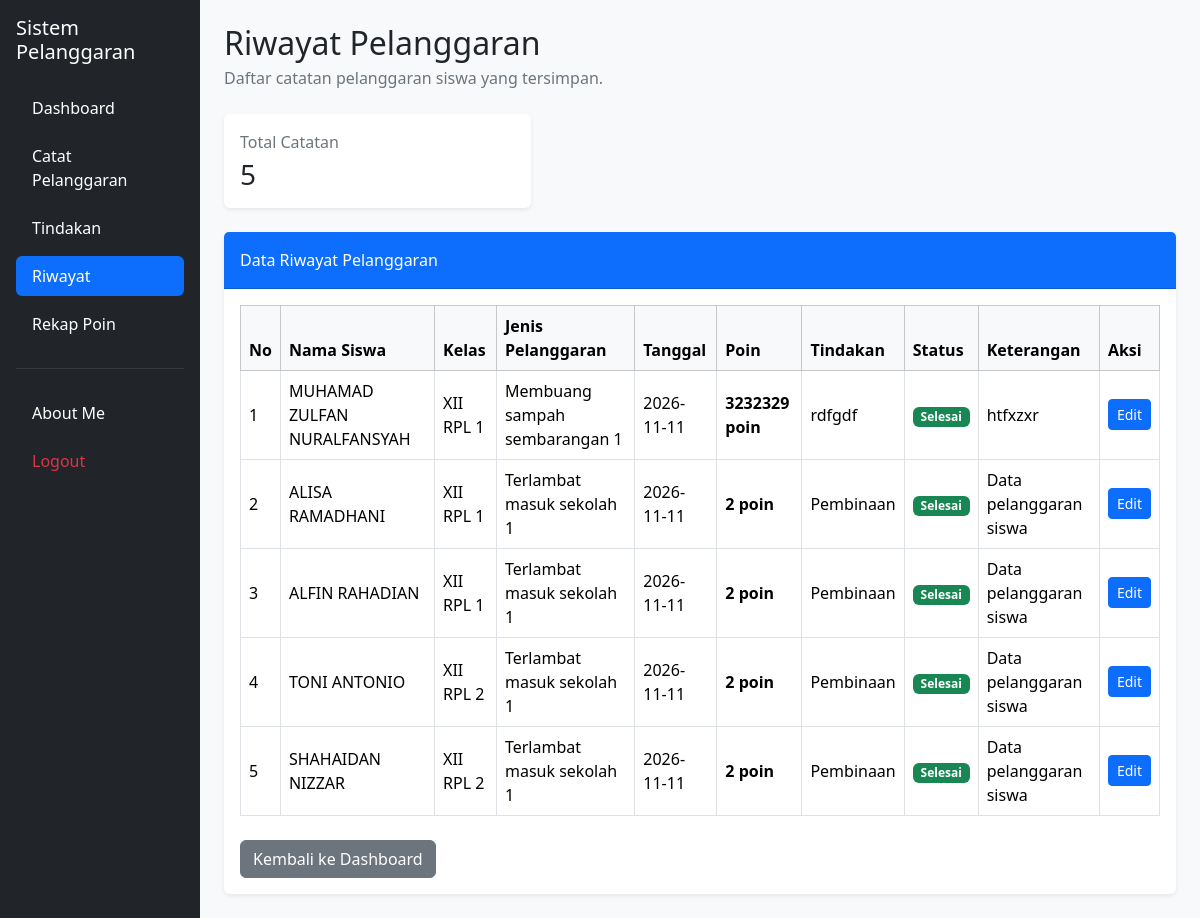
Page /riwayat.php (signed in) on the committed database.
### tables this page shows
CREATE TABLE `t_pelanggaran_siswa` (
  `id` int(11) NOT NULL,
  `tahun_ajaran_id` int(11) NOT NULL,
  `siswa_id` int(11) NOT NULL,
  `nama_siswa` varchar(150) NOT NULL,
  `kelas_id` int(11) NOT NULL,
  `nama_kelas` varchar(100) NOT NULL,
  `pelanggaran_id` int(11) NOT NULL,
  `nama_pelanggaran` varchar(150) NOT NULL,
  `pelanggaran_kategori_id` int(11) NOT NULL,
  `guru_id` int(11) NOT NULL,
  `nama_guru` varchar(150) NOT NULL,
  `tanggal` date NOT NULL,
  `keterangan` text NOT NULL,
  `poin` int(11) NOT NULL,
  `tindakan` text NOT NULL,
  `status` varchar(30) NOT NULL,
  `created_at` timestamp NOT NULL DEFAULT current_timestamp(),
  `update_at` timestamp NOT NULL DEFAULT current_timestamp()
);

### riwayat.php (the view, shortened to what this page needs)
<?php
include "config/koneksi.php";
$role = strtolower(trim($_SESSION['role'] ?? ''));
$role = str_replace([' ', '-'], '_', $role);
$is_wali_kelas = false;
$display_role = $role;
$query = "
    SELECT
        ps.id,
        ps.nama_siswa,
        COALESCE(
            NULLIF(TRIM(k.nama), ''),
            NULLIF(NULLIF(TRIM(ps.nama_kelas), ''), '0'),
            '-'
        ) AS nama_kelas,
        COALESCE(
            NULLIF(NULLIF(TRIM(p.nama), ''), '0'),
            NULLIF(NULLIF(TRIM(ps.nama_pelanggaran), ''), '0'),
            '-'
        ) AS nama_pelanggaran,
        ps.tanggal,
        ps.poin,
        ps.tindakan,
        ps.status,
        ps.keterangan
    FROM t_pelanggaran_siswa ps
    LEFT JOIN t_pelanggaran p
        ON p.id = ps.pelanggaran_id
    LEFT JOIN t_kelas k
        ON k.id = ps.kelas_id
";
if ($role === 'admin') {
    $query .= "
        WHERE LOWER(TRIM(COALESCE(ps.status, ''))) = 'selesai'
        ORDER BY
            ps.tanggal DESC,
            ps.id DESC
    ";
    $result = mysqli_query($koneksi, $query);
    if (!$result) {
        die(
            "Gagal mengambil data riwayat: "
            . mysqli_error($koneksi)
        );
    }
} elseif (
    $role === 'guru' &&
    !$is_wali_kelas
) {
    $query .= "
        WHERE LOWER(TRIM(COALESCE(ps.status, ''))) = 'selesai'
        ORDER BY
            ps.tanggal DESC,
            ps.id DESC
    ";
    $result = mysqli_query($koneksi, $query);
}
$total_catatan = mysqli_num_rows($result);
?>
<!DOCTYPE html>
<html lang="id">
<head>
    <link
        href="https://cdn.jsdelivr.net/npm/bootstrap@5.3.8/dist/css/bootstrap.min.css"
        rel="stylesheet">
    <link
        href="https://cdn.datatables.net/2.3.4/css/dataTables.bootstrap5.min.css"
        rel="stylesheet">
</head>
<body class="bg-body-tertiary">
<div class="container-fluid p-0">
    <div class="row g-0">
        <aside
            class="col-md-3 col-lg-2 bg-dark text-white p-3 position-fixed top-0 bottom-0 start-0 overflow-auto">
            <h5 class="text-white mb-4">
                Sistem Pelanggaran
            </h5>
            <nav class="nav nav-pills flex-column gap-2">
                <?php if ($display_role === 'admin'): ?>
                    <a
                        href="dashboard.php"
                        class="nav-link text-white">
                        Dashboard
                    </a>
                    <a
                        href="siswa.php"
                        class="nav-link text-white">
                        Kelola Siswa
                    </a>
                    <a
                        href="guru.php"
                        class="nav-link text-white">
                        Kelola Guru
                    </a>
                    <a
                        href="kelas.php"
                        class="nav-link text-white">
                        Kelola Kelas
                    </a>
                    <a
                        href="tahun_ajaran.php"
                        class="nav-link text-white">
                        Tahun Ajaran
                    </a>
                    <a
                        href="penempatan_siswa.php"
                        class="nav-link text-white">
                        Penempatan Siswa
                    </a>
                    <a
                        href="wali_kelas.php"
                        class="nav-link text-white">
                        Wali Kelas
                    </a>
                    <a
                        href="kategori_pelanggaran.php"
                        class="nav-link text-white">
                        Kategori Pelanggaran
                    </a>
                    <a
                        href="pelanggaran.php"
                        class="nav-link text-white">
                        Jenis Pelanggaran
                    </a>
                    <a
                        href="laporan.php"
                        class="nav-link text-white">
                        Laporan
                    </a>
                    <hr class="text-secondary">
                    <a
                        href="about_me.php"
                        class="nav-link text-white">
                        About Me
                    </a>
                    <a
                        href="logout.php"
                        class="nav-link text-danger"
                        onclick="return confirm('Yakin ingin logout?')">
                        Logout
                    </a>
                <!-- =================================================
                     SIDEBAR GURU BIASA
                ================================================== -->
                <?php elseif ($display_role === 'guru'): ?>
                    <a
                        href="dashboard.php"
                        class="nav-link text-white">
                        Dashboard
                    </a>
                    <a
                        href="catat_pelanggaran.php"
                        class="nav-link text-white">
                        Catat Pelanggaran
                    </a>
                    <a
                        href="tindakan.php"
                        class="nav-link text-white">
                        Tindakan
                    </a>
                    <a
                        href="riwayat.php"
                        class="nav-link active">
                        Riwayat
                    </a>
                    <a
                        href="rekap_poin.php"
                        class="nav-link text-white">
                        Rekap Poin
                    </a>
                    <hr class="text-secondary">
                    <a
                        href="about_me.php"
                        class="nav-link text-white">
                        About Me
                    </a>
                    <a
                        href="logout.php"
                        class="nav-link text-danger"
                        onclick="return confirm('Yakin ingin logout?')">
                        Logout
                    </a>
                <?php endif; ?>
            </nav>
        </aside>
        <main
            class="col-md-9 col-lg-10 p-4 offset-md-3 offset-lg-2">
            <h2 class="mb-1">
                Riwayat Pelanggaran
            </h2>
            <p class="text-secondary mb-4">
                Daftar catatan pelanggaran siswa yang tersimpan.
            </p>
            <div class="row g-3 mb-4">
                <div class="col-md-4">
                    <div class="card border-0 shadow-sm">
                        <div class="card-body">
                            <p class="text-secondary mb-1">
                                Total Catatan
                            </p>
                            <h3 class="mb-0">
                                <?= $total_catatan; ?>
                            </h3>
                        </div>
                    </div>
                </div>
            </div>
            <div class="card border-0 shadow-sm">
                <div class="card-header bg-primary text-white py-3">
                    Data Riwayat Pelanggaran
                </div>
                <div class="card-body">
                    <div class="table-responsive">
                        <table
                            id="tabelRiwayat"
                            class="table table-bordered table-hover align-middle">
                            <thead class="table-light">
                                <tr>
                                    <th>No</th>
                                    <th>Nama Siswa</th>
                                    <th>Kelas</th>
                                    <th>Jenis Pelanggaran</th>
                                    <th>Tanggal</th>
                                    <th>Poin</th>
                                    <th>Tindakan</th>
                                    <th>Status</th>
                                    <th>Keterangan</th>
                                    <th>Aksi</th>
                                </tr>
                            </thead>
                            <tbody>
                            <?php
                            $no = 1;
                            while (
                                $row = mysqli_fetch_assoc($result)
                            ):
                            ?>
                                <tr>
                                    <td>
                                        <?= $no++; ?>
                                    </td>
                                    <td>
                                        <?= htmlspecialchars(
                                            $row['nama_siswa'] ?? '-'
                                        ); ?>
                                    </td>
                                    <td>
                                        <?= htmlspecialchars(
                                            $row['nama_kelas'] ?? '-'
                                        ); ?>
                                    </td>
                                    <td>
                                        <?= htmlspecialchars(
                                            $row['nama_pelanggaran'] ?? '-'
                                        ); ?>
                                    </td>
                                    <td>
                                        <?= htmlspecialchars(
                                            $row['tanggal'] ?? '-'
                                        ); ?>
                                    </td>
                                    <td>
                                        <strong>
                                            <?= (int)(
                                                $row['poin'] ?? 0
                                            ); ?>
                                            poin
                                        </strong>
                                    </td>
                                    <td>
                                        <?= htmlspecialchars(
                                            $row['tindakan'] ?? '-'
                                        ); ?>
                                    </td>
                                    <td>
                                        <?php
                                        $status = trim(
                                            $row['status'] ?? ''
                                        );
                                        ?>
                                        <?php if (
                                            strtolower($status) === 'selesai'
                                        ): ?>
                                            <span class="badge bg-success">
                                                Selesai
                                            </span>
                                        <?php endif; ?>
                                    </td>
                                    <td>
                                        <?= htmlspecialchars(
                                            $row['keterangan'] ?? '-'
                                        ); ?>
                                    </td>
                                    <td>
                                        <a
                                            href="edit_keterangan.php?id=<?= (int)$row['id']; ?>"
                                            class="btn btn-primary btn-sm">
                                            Edit
                                        </a>
                                    </td>
                                </tr>
                            <?php endwhile; ?>
                            </tbody>
                        </table>
                    </div>
                    <a
                        href="dashboard.php"
                        class="btn btn-secondary mt-2">
                        Kembali ke Dashboard
                    </a>
                </div>
            </div>
        </main>
    </div>
</div>
</body>
</html>

### rows in the picture
t_pelanggaran_siswa: nama_siswa "MUHAMAD ZULFAN NURALFANSYAH", nama_kelas "XII RPL 1", nama_pelanggaran "Membuang sampah sembarangan 1", tanggal "2026-11-11", poin "3232329", tindakan "rdfgdf", status "Selesai", keterangan "htfxzxr"
t_pelanggaran_siswa: nama_siswa "ALISA RAMADHANI", nama_kelas "XII RPL 1", nama_pelanggaran "Terlambat masuk sekolah 1", tanggal "2026-11-11", poin "2", tindakan "Pembinaan", status "Selesai", keterangan "Data pelanggaran siswa"
t_pelanggaran_siswa: nama_siswa "ALFIN RAHADIAN", nama_kelas "XII RPL 1", nama_pelanggaran "Terlambat masuk sekolah 1", tanggal "2026-11-11", poin "2", tindakan "Pembinaan", status "Selesai", keterangan "Data pelanggaran siswa"
t_pelanggaran_siswa: nama_siswa "TONI ANTONIO", nama_kelas "XII RPL 2", nama_pelanggaran "Terlambat masuk sekolah 1", tanggal "2026-11-11", poin "2", tindakan "Pembinaan", status "Selesai", keterangan "Data pelanggaran siswa"
t_pelanggaran_siswa: nama_siswa "SHAHAIDAN NIZZAR", nama_kelas "XII RPL 2", nama_pelanggaran "Terlambat masuk sekolah 1", tanggal "2026-11-11", poin "2", tindakan "Pembinaan", status "Selesai", keterangan "Data pelanggaran siswa"

### other values in the picture
$total_catatan "5"
